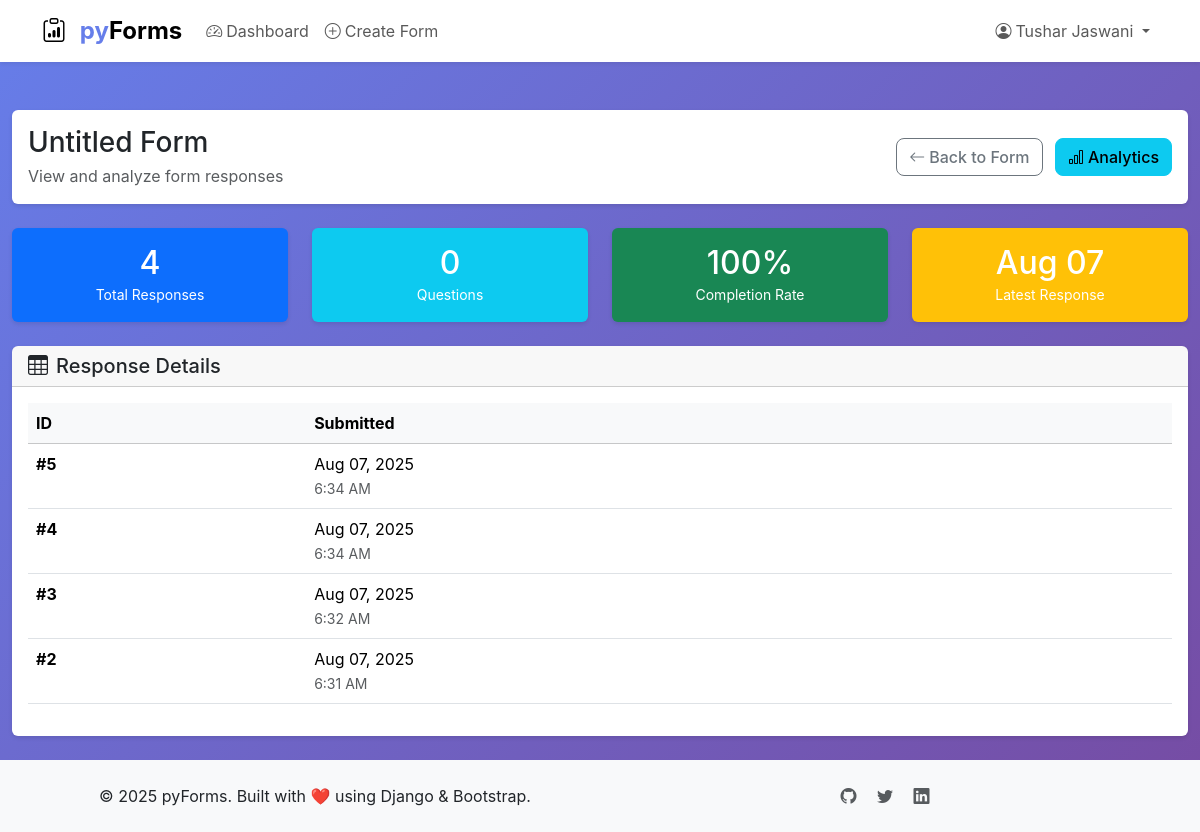
Page /responses/835125a3-d87f-41b7-9d9d-a2360964f534/ (signed in) on the committed database.
### forms/models.py (models this page shows, shortened)
class Form(models.Model):
    uuid = models.UUIDField(default=uuid.uuid4, editable=False, unique=True)
    user = models.ForeignKey(User, on_delete=models.CASCADE, related_name='created_forms')
    title = models.CharField(max_length=255, default='Untitled Form')
    description = models.TextField(blank=True, null=True)
    is_published = models.BooleanField(default=False)
    allow_multiple_responses = models.BooleanField(default=True)
    collect_email = models.BooleanField(default=False)
    open_date = models.DateTimeField(null=True, blank=True)
    close_date = models.DateTimeField(null=True, blank=True)
    theme_color = models.CharField(max_length=20, choices=THEME_CHOICES, default='blue')
    custom_color = models.CharField(max_length=7, blank=True, null=True, help_text='Hex color code')
    header_image = models.ImageField(upload_to='form_headers/', blank=True, null=True)
    send_email_notifications = models.BooleanField(default=True)
    created_at = models.DateTimeField(auto_now_add=True)
    updated_at = models.DateTimeField(auto_now=True)
    class Meta:
        ordering = ['-created_at']

class Response(models.Model):
    form = models.ForeignKey(Form, on_delete=models.CASCADE, related_name='responses')
    submitted_at = models.DateTimeField(auto_now_add=True)
    ip_address = models.GenericIPAddressField(null=True, blank=True)
    user_agent = models.TextField(blank=True, null=True)
    respondent_email = models.EmailField(blank=True, null=True)
    respondent_name = models.CharField(max_length=255, blank=True, null=True)
    class Meta:
        ordering = ['-submitted_at']

### forms/views.py (the view)
# urls.py: path('responses/<uuid:form_uuid>/', views.view_responses, name='view_responses'),
@login_required
def view_responses(request, form_uuid):
    form_obj = get_object_or_404(Form, uuid=form_uuid, user=request.user)
    responses = form_obj.responses.all().order_by('-submitted_at')
    paginator = Paginator(responses, 20)
    page_number = request.GET.get('page')
    responses_page = paginator.get_page(page_number)
    questions = form_obj.questions.all().order_by('order')
    context = {
        'form': form_obj,
        'responses': responses_page,
        'questions': questions,
        'total_responses': responses.count(),
    }
    return render(request, 'forms/view_responses.html', context)

### templates/forms/view_responses.html (shortened to what this page needs)
{% extends 'base/base.html' %}
{% load static %}
{% block content %}
<div class="container-fluid">
    <div class="row">
        <div class="col-12">
            <div class="card mb-4">
                <div class="card-body">
                    <div class="row align-items-center">
                        <div class="col">
                            <h1 class="h3 mb-1">{{ form.title }}</h1>
                            <p class="text-muted mb-0">View and analyze form responses</p>
                        </div>
                        <div class="col-auto">
                            <a href="{% url 'edit_form' form.uuid %}" class="btn btn-outline-secondary me-2">
                                <i class="bi bi-arrow-left me-1"></i>Back to Form
                            </a>
                            <a href="{% url 'form_analytics' form.uuid %}" class="btn btn-info">
                                <i class="bi bi-bar-chart me-1"></i>Analytics
                            </a>
                        </div>
                    </div>
                </div>
            </div>
            <div class="row mb-4">
                <div class="col-md-3">
                    <div class="card bg-primary text-white">
                        <div class="card-body text-center">
                            <h2 class="mb-0">{{ total_responses }}</h2>
                            <small>Total Responses</small>
                        </div>
                    </div>
                </div>
                <div class="col-md-3">
                    <div class="card bg-info text-white">
                        <div class="card-body text-center">
                            <h2 class="mb-0">{{ questions.count }}</h2>
                            <small>Questions</small>
                        </div>
                    </div>
                </div>
                <div class="col-md-3">
                    <div class="card bg-success text-white">
                        <div class="card-body text-center">
                            <h2 class="mb-0">{% if total_responses > 0 %}100%{% else %}0%{% endif %}</h2>
                            <small>Completion Rate</small>
                        </div>
                    </div>
                </div>
                <div class="col-md-3">
                    <div class="card bg-warning text-white">
                        <div class="card-body text-center">
                            <h2 class="mb-0">{% if responses %}{{ responses.0.submitted_at|date:"M d" }}{% else %}—{% endif %}</h2>
                            <small>Latest Response</small>
                        </div>
                    </div>
                </div>
            </div>
            {% if responses %}
            <div class="card">
                <div class="card-header">
                    <h5 class="card-title mb-0">
                        <i class="bi bi-table me-2"></i>Response Details
                    </h5>
                </div>
                <div class="card-body">
                    <div class="table-responsive">
                        <table class="table table-hover">
                            <thead class="table-light">
                                <tr>
                                    <th>ID</th>
                                    <th>Submitted</th>
                                </tr>
                            </thead>
                            <tbody>
                                {% for response in responses %}
                                <tr>
                                    <td><strong>#{{ response.id }}</strong></td>
                                    <td>
                                        {{ response.submitted_at|date:"M d, Y" }}<br>
                                        <small class="text-muted">{{ response.submitted_at|time:"g:i A" }}</small>
                                    </td>
                                </tr>
                                {% endfor %}
                            </tbody>
                        </table>
                    </div>
                </div>
            </div>
            {% endif %}
        </div>
    </div>
</div>
{% endblock %}

### templates/base/base.html (shortened to what this page needs)
<!DOCTYPE html>
<html lang="en" data-bs-theme="{% if request.user.is_authenticated and request.user.userprofile.dark_mode %}dark{% else %}light{% endif %}">
<head>
    <link href="https://cdn.jsdelivr.net/npm/bootstrap@5.3.2/dist/css/bootstrap.min.css" rel="stylesheet">
    <link href="https://cdn.jsdelivr.net/npm/bootstrap-icons@1.11.1/font/bootstrap-icons.css" rel="stylesheet">
</head>
<body>
    <nav class="navbar navbar-expand-lg navbar-light bg-white shadow-sm mb-4">
        <div class="container">
            <a class="navbar-brand" href="{% if user.is_authenticated %}{% url 'dashboard' %}{% else %}{% url 'accounts:login' %}{% endif %}">
                <i class="bi bi-clipboard-data me-2"></i>
                <span class="text-primary">py</span>Forms
            </a>
            <div class="collapse navbar-collapse" id="navbarNav">
                {% if user.is_authenticated %}
                <ul class="navbar-nav me-auto">
                    <li class="nav-item">
                        <a class="nav-link" href="{% url 'dashboard' %}">
                            <i class="bi bi-speedometer2 me-1"></i>Dashboard
                        </a>
                    </li>
                    <li class="nav-item">
                        <a class="nav-link" href="{% url 'create_form' %}">
                            <i class="bi bi-plus-circle me-1"></i>Create Form
                        </a>
                    </li>
                </ul>
                <ul class="navbar-nav">
                    <li class="nav-item dropdown">
                        <a class="nav-link dropdown-toggle" href="#" id="navbarDropdown" role="button" data-bs-toggle="dropdown">
                            <i class="bi bi-person-circle me-1"></i>{{ user.get_full_name|default:user.username }}
                        </a>
                    </li>
                </ul>
                {% endif %}
            </div>
        </div>
    </nav>
    <main class="py-4">
        {% block content %}{% endblock %}
    </main>
    <footer class="bg-light py-4 mt-auto">
        <div class="container text-center">
            <div class="row">
                <div class="col-md-6">
                    <p class="mb-0">&copy; 2025 pyForms. Built with ❤️ using Django & Bootstrap.</p>
                </div>
                <div class="col-md-6">
                    <div class="social-links">
                        <a href="#" class="text-muted me-3"><i class="bi bi-github"></i></a>
                        <a href="#" class="text-muted me-3"><i class="bi bi-twitter"></i></a>
                        <a href="#" class="text-muted"><i class="bi bi-linkedin"></i></a>
                    </div>
                </div>
            </div>
        </div>
    </footer>
    <div class="toast-container position-fixed bottom-0 end-0 p-3">
    </div>
</body>
</html>

### templates/base/base.html (style rules this page uses)
body { background: linear-gradient(135deg, #667eea 0%, #764ba2 100%); min-height: 100vh; font-family: -apple-system, BlinkMacSystemFont, "Segoe UI", Roboto, sans-serif; }
:root { --primary-color: #007bff; --secondary-color: #6c757d; --success-color: #28a745; --danger-color: #dc3545; --warning-color: #ffc107; --info-color: #17a2b8; --light-color: #f8f9fa; --dark-color: #343a40; }
.navbar-brand { font-weight: bold; font-size: 1.5rem; }
.card { transition: transform 0.2s, box-shadow 0.2s; border: none; box-shadow: 0 2px 4px rgba(0,0,0,0.1); }
.btn { border-radius: 8px; font-weight: 500; transition: all 0.2s; }
.text-primary { color: #667eea !important; }

### rows in the picture
Form: title "Untitled Form"
Response: submitted_at "Aug 07", id "5", submitted_at "Aug 07, 2025", submitted_at "6:34 AM"
Response: id "4", submitted_at "Aug 07, 2025", submitted_at "6:34 AM"
Response: id "3", submitted_at "Aug 07, 2025", submitted_at "6:32 AM"
Response: id "2", submitted_at "Aug 07, 2025", submitted_at "6:31 AM"

### other values in the picture
{{ user.get_full_name|default:user.username }} "Tushar Jaswani"
{{ total_responses }} "4"
{{ questions.count }} "0"
